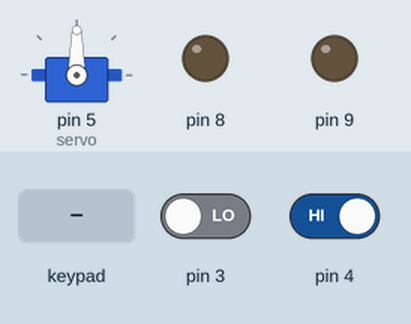
A sketch run on a simulated Arduino Uno, built with avr-gcc and run on an emulated ATmega328P. On the bench: servo, output pins drawn as LEDs (lit = HIGH). Dashed ring = blinking. The test bench sets the inputs (shaded band); at power-on: pin 3 LOW, pin 4 HIGH. What the sketch prints to the serial monitor is not drawn.

Above: at 1.8 s.
1.9 s: pin 3 driven HIGH
At 3.3 s:
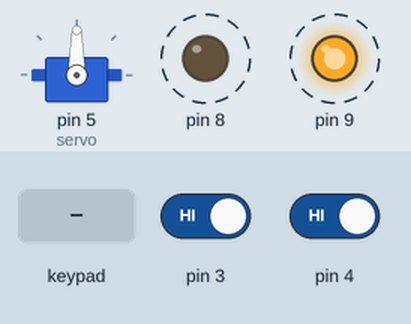
6.1 s: pin 4 driven LOW
9.6 s: pin 3 driven LOW
At 11.4 s:
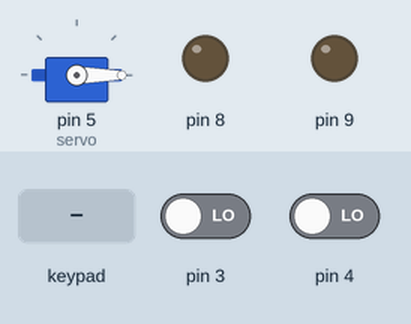
12.5 s: key 'U' pressed
At 14.4 s:
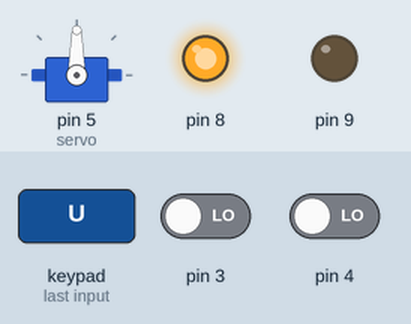
Timing chart, 0 to 17.0 s (numbered marks = the images above; inputs shaded):
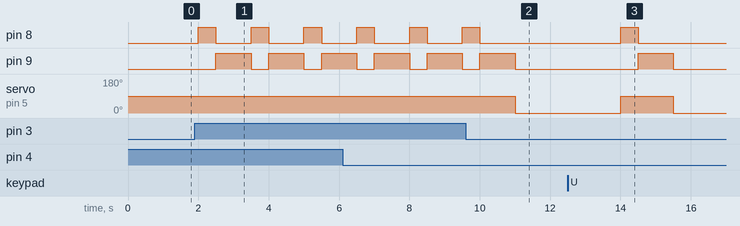

The sketch:

cancelaDabble.ino
```cpp
 // C++ code
#define CUSTOM_SETTINGS
#define INCLUDE_GAMEPAD_MODULE
#include <Dabble.h>
#include <Servo.h>
#define pinSerialRX 2
#define pinSerialTX 1

//HardwareSerial seriaBT(pinSerialRX, pinSerialTX);

String comando;

Servo servo;
int graus;
int estado = LOW;

void setup()
{
  Serial.begin(9600);
  servo.attach(5);
  Dabble.begin(9600);
  pinMode(4, INPUT);
  pinMode(3, INPUT);
  pinMode(8, OUTPUT);
  pinMode(9, OUTPUT);
}

void descer(){
  graus = 90;
  servo.write(graus);
  digitalWrite(8, HIGH);
  digitalWrite(9, LOW);
  delay(500);
  digitalWrite(8, LOW);
  digitalWrite(9, HIGH);
}

void subir(){
  graus = 0;
  servo.write(graus);
  digitalWrite(9, LOW);
  digitalWrite(8, LOW);
}

void loop()
{
  Dabble.processInput();
   delay(1000);

   //Serial.print("KeyPressed: ");

   int botao1 = digitalRead(4);
   int botao2 = digitalRead(3);
   Serial.print(botao1);

    if((botao1 == LOW)){
        subir();
        Serial.print("SUBIU \n");
    }
    if((botao2 == HIGH)){
        descer();
        Serial.print("DESCEU \n");
    }

 if (GamePad.isUpPressed())
  {
    Serial.print("UP");
    descer();
  }

}
```

Measured:
- after the input at 1.9 s, pin 8: alternates HIGH for 0.50 s and LOW for 1.0 s, starting after 0.10 s; pin 9: alternates HIGH for 1.0 s and LOW for 0.50 s, starting after 0.60 s
- after the input at 9.6 s, pin 8: goes on until 10.0 s, then stays LOW; pin 9: goes on until 11.0 s, then stays LOW; servo on pin 5 (servo): 90° → 0° after 1.4 s
- after the input at 12.5 s, pin 8: LOW → HIGH after 1.5 s, → LOW 0.50 s later; pin 9: LOW → HIGH after 2.0 s, → LOW 1.0 s later; servo on pin 5 (servo): 0° → 90° after 1.5 s, → 0° 1.5 s later
